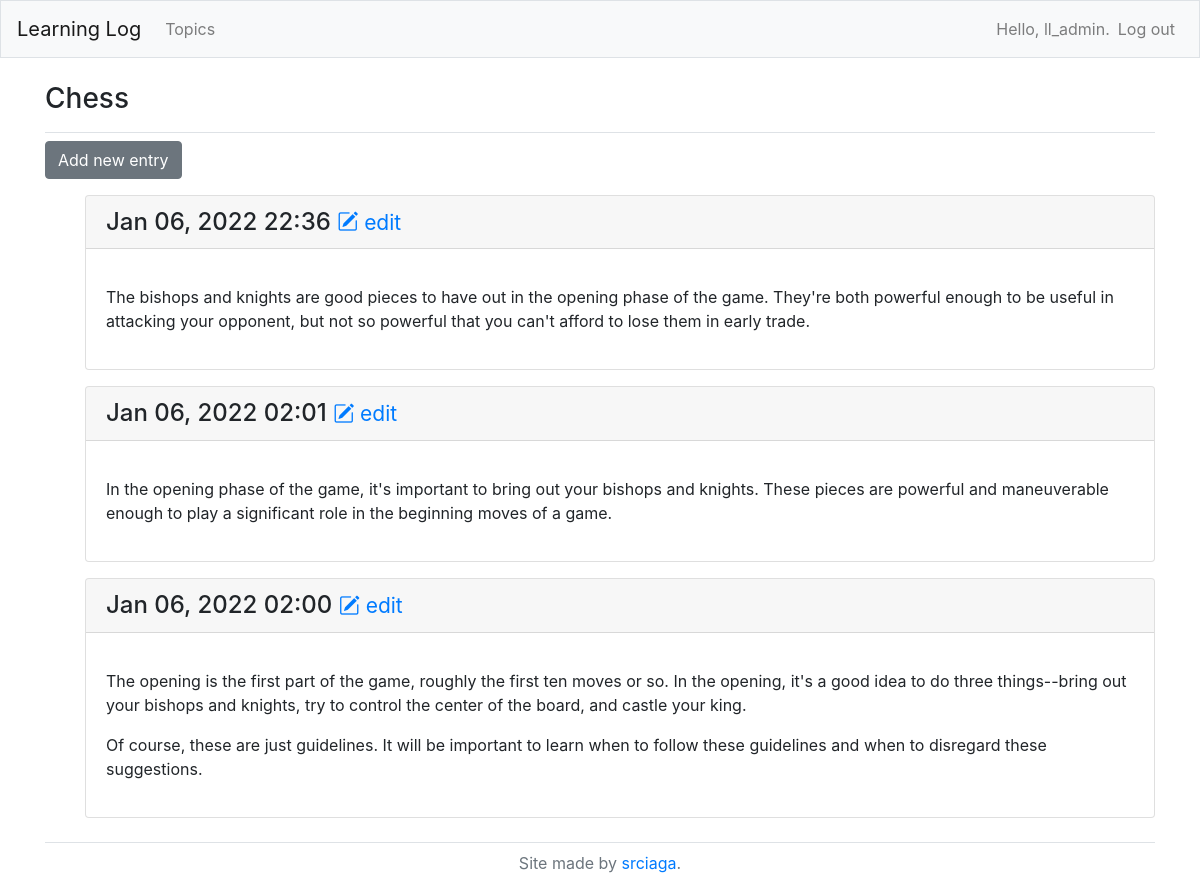
/topics/1 (signed in), run on the app's committed database.
### learning_logs/models.py (models this page shows, shortened)
class Topic(models.Model):
    text = models.CharField(max_length=200)
    date_added = models.DateTimeField(auto_now_add=True)
    owner = models.ForeignKey(User, on_delete=models.CASCADE)
    def __str__(self):
        return self.text

class Entry(models.Model):
    topic = models.ForeignKey(Topic, on_delete=models.CASCADE)
    text = models.TextField()
    date_added = models.DateTimeField(auto_now_add=True)
    class Meta:
        verbose_name_plural = 'entries'

### learning_logs/views.py (the view)
# urls.py: path('topics/<int:topic_id>', views.topic, name='topic'),
@login_required
def topic(request, topic_id):
    topic = Topic.objects.get(id=topic_id)
    if topic.owner != request.user:
        raise Http404
    entries = topic.entry_set.order_by('-date_added')
    context = {'topic': topic, 'entries': entries}
    return render(request, 'learning_logs/topic.html', context)

### learning_logs/templates/learning_logs/topic.html
{% extends 'learning_logs/base.html' %}
{% block page_header %}
    <h3>{{ topic }}</h3>
{% endblock page_header %}
{% block content %}
<p>
    <a href="{% url 'learning_logs:new_entry' topic.id %}" class="btn btn-secondary" role="button">Add new entry</a>
</p>
<ul>
    {% for entry in entries %}
    <div class="card mb-3">
        <h4 class="card-header">
            {{ entry.date_added|date:'M d, Y H:i' }}
            <small><a href="{% url 'learning_logs:edit_entry' entry.id %}"><i class="bi bi-pencil-square"></i> edit</a></small>
        </h4>
        <div class="card-body">
            <p>{{ entry.text|linebreaks }}</p>
        </div>
    </div>
    {% empty %}
    <p>There are no entries for this topic yet.</p>
    {% endfor %}
</ul>
{% endblock content %}

### learning_logs/templates/learning_logs/base.html (shortened to what this page needs)
{% load bootstrap4 %}
<!doctype html>
<html lang="en">
<head>
    {% bootstrap_css %}
</head>
<body>
    <nav class="navbar navbar-expand-md navbar-light bg-light mb-4 border">
        <a class="navbar-brand" href="{% url 'learning_logs:index'%}">
            Learning Log</a>
        <div class="collapse navbar-collapse" id="navbarCollapse">
            <ul class="navbar-nav mr-auto">
                <li class="nav-item">
                    <a class="nav-link" href="{% url 'learning_logs:topics'%}">
                        Topics</a></li>
            </ul>
            <ul class="navbar-nav ml-auto">
                {% if user.is_authenticated %}
                <li class="nav-item">
                    <span class="navbar-text">Hello, {{ user.username }}.</span>
                </li>
                <li class="nav-item">
                    <a class="nav-link" href="{% url 'users:logout' %}">Log out</a>
                </li>
                {% else %}
                <li class="nav-item">
                    <a class="nav-link" href="{% url 'users:register' %}">Register</a>
                </li>
                <li class="nav-item">
                    <a class="nav-link" href="{% url 'users:login' %}">Log in</a></li>
                {% endif %}
            </ul>
        </div>
    </nav>
    <main role="main" class="container">
        <div class="pb-2 mb-2 border-bottom">
            {% block page_header %}{% endblock page_header %}
        </div>
        <div class="pb-2 mb-2 border-bottom">
            {% block content %}{% endblock content %}
        </div>
    </main>
    <footer>
        <p class="text-center text-muted">Site made by <a href="https://github.com/srciaga">srciaga</a>.</p>
    </footer>
</body>
</html>

### data on the page
Topic: text "Chess"
Entry: date_added "Jan 06, 2022 22:36", text "The bishops and knights are good pieces to have out in the opening phase of the game. They're both powerful enough to be useful in attacking your opponent, but not so powerful that you can't afford to lose them in early trade."
Entry: date_added "Jan 06, 2022 02:01", text "In the opening phase of the game, it's important to bring out your bishops and knights. These pieces are powerful and maneuverable enough to play a significant role in the beginning moves of a game."
Entry: date_added "Jan 06, 2022 02:00", text "The opening is the first part of the game, roughly the first ten moves or so. In the opening, it's a good idea to do three things--bring out your bishops and knights, try to control the center of the board, and castle your king. Of course, these are just guidelines. It will be important to learn when to follow these guidelines and when to disregard these suggestions."

### other printed values
{{ user.username }} "ll_admin"
